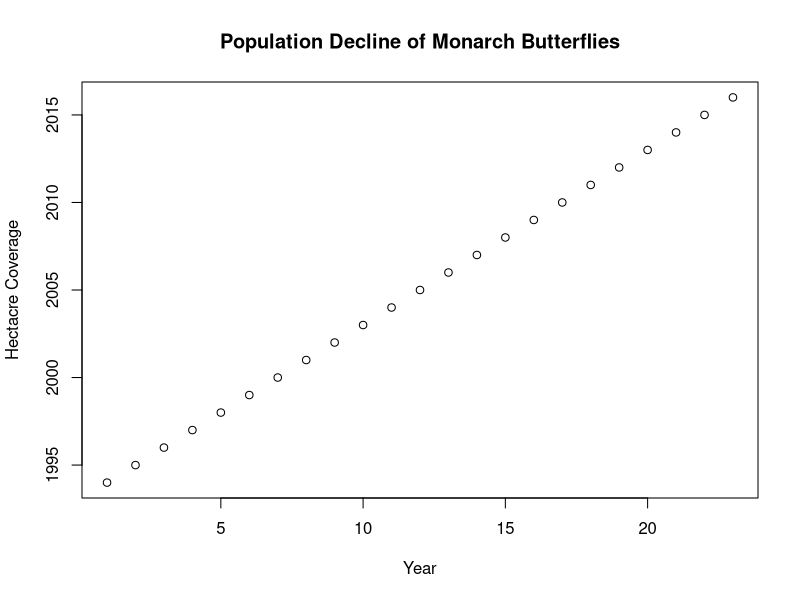

Write the R code that produced this figure. (Note: this script raises an error after producing the figure.)
## ---- chunk 1
library(tidyverse)
library(here)
monarch <- read_csv(here("data", "monarch.csv"))
monarch
plot(monarch$Year, monarch$Acres, main = "Population Decline of Monarch Butterflies", xlab = "Year", ylab = "Hectacre Coverage")
## ---- chunk 2
monarch.ts <- as.ts(monarch$Acres)
acf(monarch.ts)
#decompose(monarch.ts)
## ---- chunk 3
pop.decline <- function(df, ntimes){
  fit.poi <- glm(df$Population ~ df$Year, data = df, family = "poisson")
  n <- length(df$Population)
  X <- cbind(rep(1, n), df$Year)
  b <- coef(fit.poi)
  y.hat <- exp(X %*% b)
  
  coefs <- matrix(ncol = 2, data = rep(0, ntimes*2))
  y.rep <- matrix(ncol = ntimes, data = rep(rpois(n*ntimes, y.hat)))
  for (i in 1: ntimes){
    coefs[i, 1] <- summary(lm(y.rep[,i] ~ df$Year))$coefficients[1]
    coefs[i, 2] <- summary(lm(y.rep[,i] ~ df$Year))$coefficients[2]
  }

  
  new.fit <- colMeans(coefs)[1] + colMeans(coefs)[2]*seq(max(df$Year), max(df$Year) + 50 , 1)

yr.extinct <- -colMeans(coefs)[1]/colMeans(coefs)[2]
return(list(yr.extinct, colMeans(coefs)))
}

pop.decline(df = monarch, ntimes = 100)
